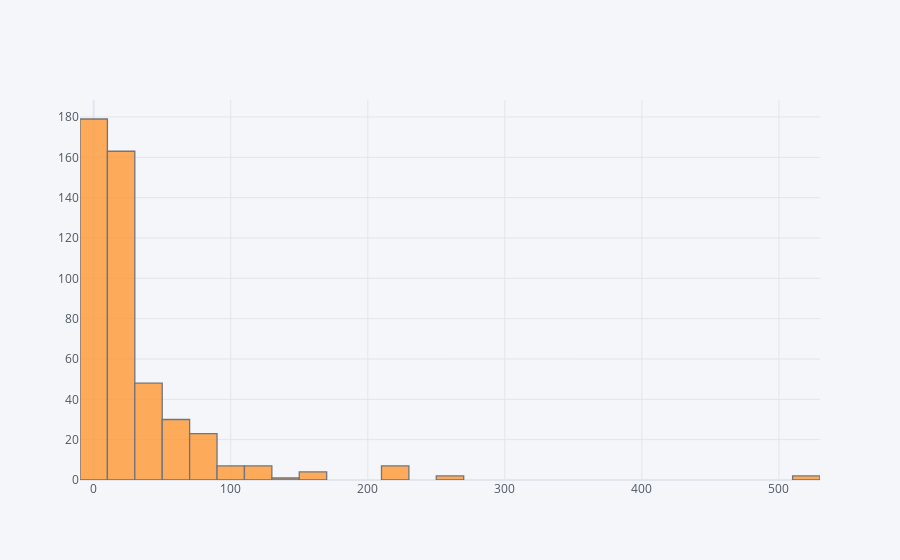

The cell this chart's notebook holds for it:
### Code cell
Df['Fare'].iplot(kind='hist',bins=30)

### Figure 1 — Plotly figure (JSON) as saved in the notebook; plotly's stock layout.template omitted (floating-point values rounded to 4 significant figures; data arrays with more than 128 entries replaced by an {"elided": "..."} marker saying what was removed)
{"data": [{"histfunc": "count", "histnorm": "", "marker": {"color": "rgba(255, 153, 51, 1.0)", "line": {"color": "#4D5663", "width": 1.3}}, "name": "Fare", "nbinsx": 30, "opacity": 0.8, "orientation": "v", "type": "histogram", "x": {"elided": "473 float values"}}], "layout": {"barmode": "overlay", "legend": {"bgcolor": "#F5F6F9", "font": {"color": "#4D5663"}}, "paper_bgcolor": "#F5F6F9", "plot_bgcolor": "#F5F6F9", "title": {"font": {"color": "#4D5663"}}, "xaxis": {"gridcolor": "#E1E5ED", "showgrid": true, "tickfont": {"color": "#4D5663"}, "title": {"font": {"color": "#4D5663"}, "text": ""}, "zerolinecolor": "#E1E5ED"}, "yaxis": {"gridcolor": "#E1E5ED", "showgrid": true, "tickfont": {"color": "#4D5663"}, "title": {"font": {"color": "#4D5663"}, "text": ""}, "zerolinecolor": "#E1E5ED"}}}
